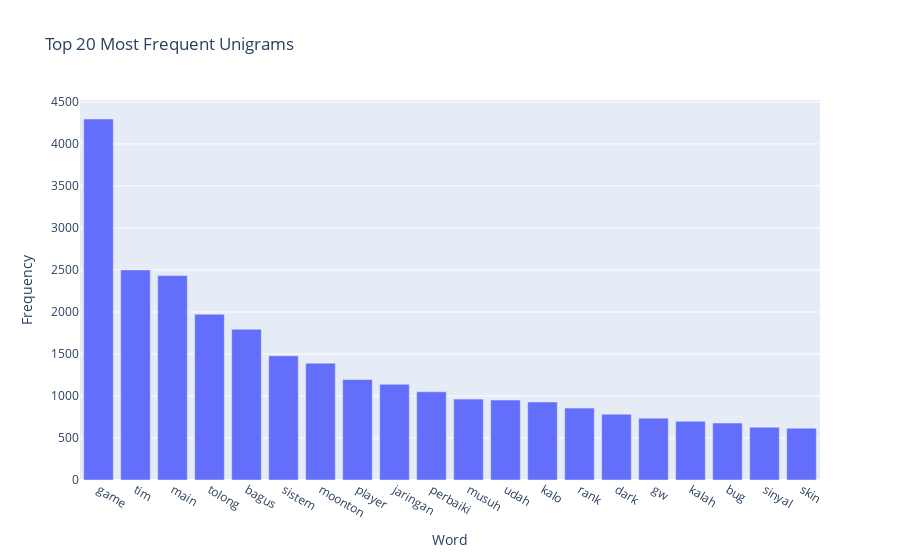

Here is the notebook cell this chart was saved with:
### Markdown cell above
### Mobile Legends: Bang bang

### Code cell
ngram_analyze(mlbb, "comment_prep", n_gram=1)

### Figure 1 — Plotly figure (JSON) as saved in the notebook; plotly's stock layout.template omitted (floating-point values rounded to 4 significant figures)
{"data": [{"alignmentgroup": "True", "hovertemplate": "Word=%{x}<br>Frequency=%{y}<extra></extra>", "legendgroup": "", "marker": {"color": "#636efa", "pattern": {"shape": ""}}, "name": "", "offsetgroup": "", "orientation": "v", "showlegend": false, "textposition": "auto", "type": "bar", "x": ["game", "tim", "main", "tolong", "bagus", "sistem", "moonton", "player", "jaringan", "perbaiki", "musuh", "udah", "kalo", "rank", "dark", "gw", "kalah", "bug", "sinyal", "skin"], "xaxis": "x", "y": [4297, 2501, 2433, 1973, 1794, 1478, 1391, 1196, 1139, 1050, 963, 952, 929, 856, 784, 736, 698, 678, 628, 617], "yaxis": "y"}], "layout": {"barmode": "relative", "legend": {"tracegroupgap": 0}, "title": {"text": "Top 20 Most Frequent Unigrams"}, "xaxis": {"anchor": "y", "domain": [0, 1], "title": {"text": "Word"}}, "yaxis": {"anchor": "x", "domain": [0, 1], "title": {"text": "Frequency"}}}}
